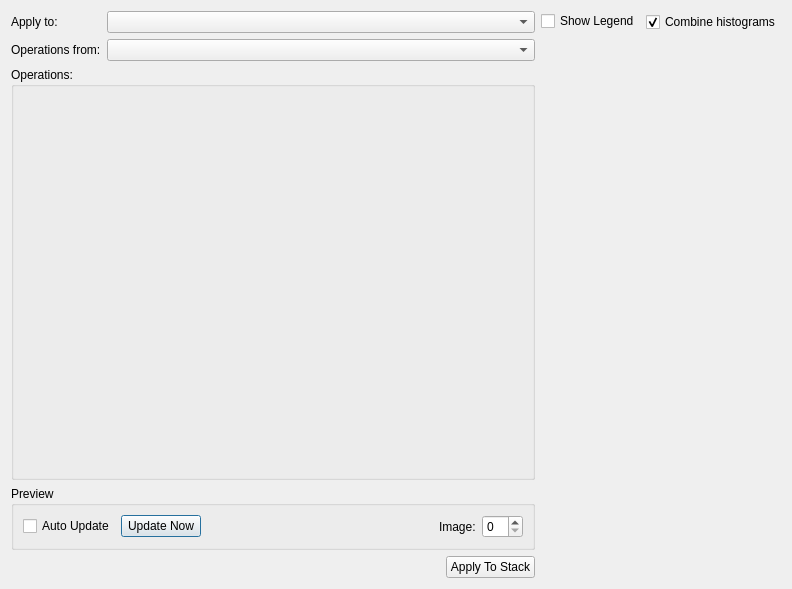
<?xml version="1.0" encoding="UTF-8"?>
<ui version="4.0">
 <class>OpHistoryCopyDialog</class>
 <widget class="QDialog" name="OpHistoryCopyDialog">
  <property name="geometry">
   <rect>
    <x>0</x>
    <y>0</y>
    <width>792</width>
    <height>589</height>
   </rect>
  </property>
  <property name="sizePolicy">
   <sizepolicy hsizetype="Preferred" vsizetype="Preferred">
    <horstretch>0</horstretch>
    <verstretch>0</verstretch>
   </sizepolicy>
  </property>
  <property name="windowTitle">
   <string>Copy stack history</string>
  </property>
  <layout class="QHBoxLayout" name="horizontalLayout_2">
   <item>
    <layout class="QHBoxLayout" name="horizontalLayout">
     <item>
      <layout class="QVBoxLayout" name="verticalLayout">
       <item>
        <layout class="QFormLayout" name="formLayout">
         <item row="0" column="0">
          <widget class="QLabel" name="stackTargetLabel">
           <property name="text">
            <string>Apply to:</string>
           </property>
          </widget>
         </item>
         <item row="0" column="1">
          <widget class="StackSelectorWidgetView" name="stackTargetSelector"/>
         </item>
         <item row="1" column="0">
          <widget class="QLabel" name="stackSourceLabel">
           <property name="text">
            <string>Operations from:</string>
           </property>
          </widget>
         </item>
         <item row="1" column="1">
          <widget class="StackSelectorWidgetView" name="stackSourceSelector"/>
         </item>
        </layout>
       </item>
       <item>
        <widget class="QGroupBox" name="operationsContainer">
         <property name="sizePolicy">
          <sizepolicy hsizetype="Expanding" vsizetype="Expanding">
           <horstretch>0</horstretch>
           <verstretch>0</verstretch>
          </sizepolicy>
         </property>
         <property name="title">
          <string>Operations:</string>
         </property>
         <property name="checkable">
          <bool>false</bool>
         </property>
         <layout class="QFormLayout" name="filterPropertiesLayout_2">
          <property name="sizeConstraint">
           <enum>QLayout::SetMinimumSize</enum>
          </property>
          <property name="fieldGrowthPolicy">
           <enum>QFormLayout::AllNonFixedFieldsGrow</enum>
          </property>
         </layout>
        </widget>
       </item>
       <item>
        <widget class="QGroupBox" name="previewPropertiesContainer">
         <property name="title">
          <string>Preview</string>
         </property>
         <layout class="QHBoxLayout" name="horizontalLayout_3">
          <item>
           <widget class="QCheckBox" name="previewAutoUpdate">
            <property name="text">
             <string>Auto Update</string>
            </property>
            <property name="checked">
             <bool>false</bool>
            </property>
           </widget>
          </item>
          <item>
           <widget class="QPushButton" name="updatePreviewButton">
            <property name="enabled">
             <bool>true</bool>
            </property>
            <property name="text">
             <string>Update Now</string>
            </property>
           </widget>
          </item>
          <item>
           <spacer name="horizontalSpacer">
            <property name="orientation">
             <enum>Qt::Horizontal</enum>
            </property>
            <property name="sizeHint" stdset="0">
             <size>
              <width>40</width>
              <height>20</height>
             </size>
            </property>
           </spacer>
          </item>
          <item>
           <widget class="QLabel" name="previewImageIndexLabel">
            <property name="text">
             <string>Image:</string>
            </property>
           </widget>
          </item>
          <item>
           <widget class="QSpinBox" name="previewImageIndex"/>
          </item>
         </layout>
        </widget>
       </item>
       <item>
        <layout class="QHBoxLayout" name="buttonLayout">
         <item>
          <spacer name="buttonSpacer">
           <property name="orientation">
            <enum>Qt::Horizontal</enum>
           </property>
           <property name="sizeHint" stdset="0">
            <size>
             <width>40</width>
             <height>20</height>
            </size>
           </property>
          </spacer>
         </item>
         <item>
          <widget class="QPushButton" name="applyButton">
           <property name="text">
            <string>Apply To Stack</string>
           </property>
          </widget>
         </item>
        </layout>
       </item>
      </layout>
     </item>
     <item>
      <layout class="QVBoxLayout" name="previewsPaneLayout">
       <item>
        <layout class="QHBoxLayout" name="previewsPaneToolbar">
         <property name="sizeConstraint">
          <enum>QLayout::SetDefaultConstraint</enum>
         </property>
         <item alignment="Qt::AlignRight|Qt::AlignTop">
          <widget class="QCheckBox" name="showHistogramLegend">
           <property name="sizePolicy">
            <sizepolicy hsizetype="Minimum" vsizetype="Minimum">
             <horstretch>0</horstretch>
             <verstretch>0</verstretch>
            </sizepolicy>
           </property>
           <property name="text">
            <string>Show Legend</string>
           </property>
           <property name="checked">
            <bool>false</bool>
           </property>
          </widget>
         </item>
         <item alignment="Qt::AlignRight|Qt::AlignTop">
          <widget class="QCheckBox" name="combinedHistograms">
           <property name="sizePolicy">
            <sizepolicy hsizetype="Minimum" vsizetype="Minimum">
             <horstretch>0</horstretch>
             <verstretch>0</verstretch>
            </sizepolicy>
           </property>
           <property name="minimumSize">
            <size>
             <width>0</width>
             <height>22</height>
            </size>
           </property>
           <property name="text">
            <string>Combine histograms</string>
           </property>
           <property name="checked">
            <bool>true</bool>
           </property>
          </widget>
         </item>
        </layout>
       </item>
       <item>
        <layout class="QVBoxLayout" name="previewsLayout"/>
       </item>
      </layout>
     </item>
    </layout>
   </item>
  </layout>
 </widget>
 <customwidgets>
  <customwidget>
   <class>StackSelectorWidgetView</class>
   <extends>QComboBox</extends>
   <header>mantidimaging.gui.widgets.stack_selector</header>
  </customwidget>
 </customwidgets>
 <resources/>
 <connections/>
</ui>
